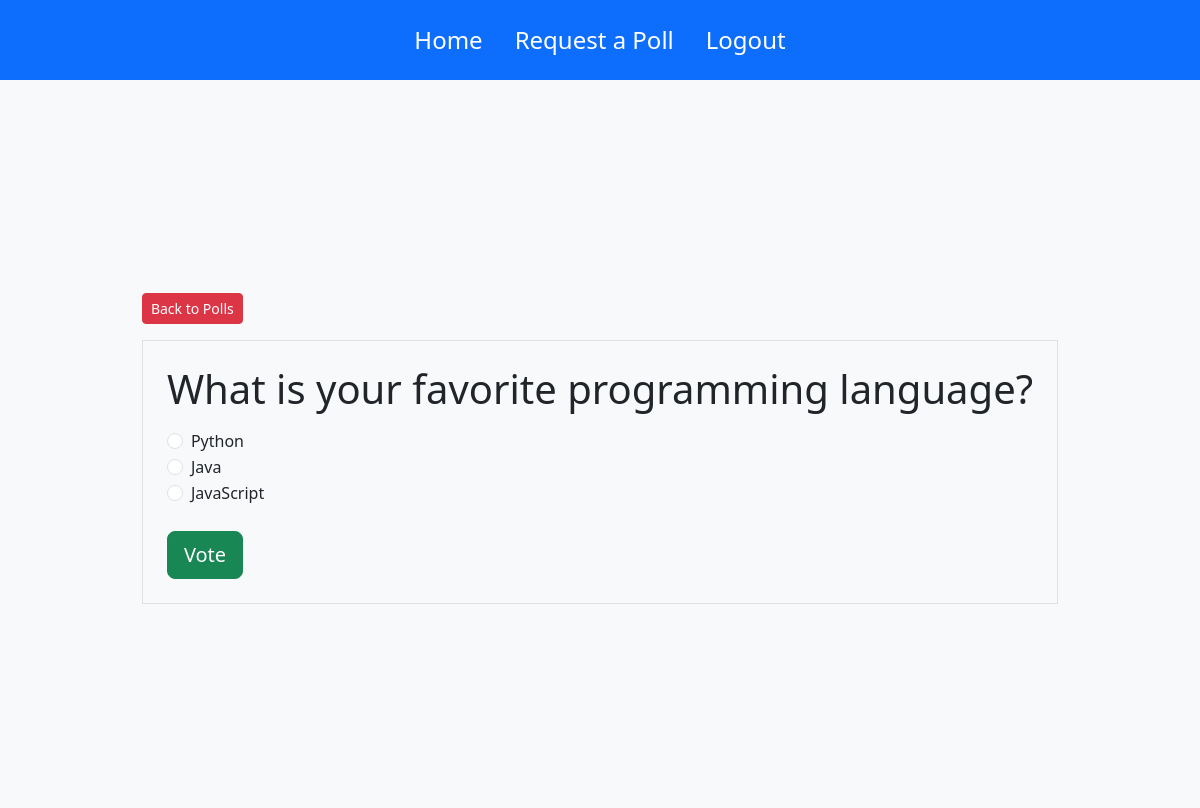
/1/ (signed in), run on an earlier commit of the app's database.
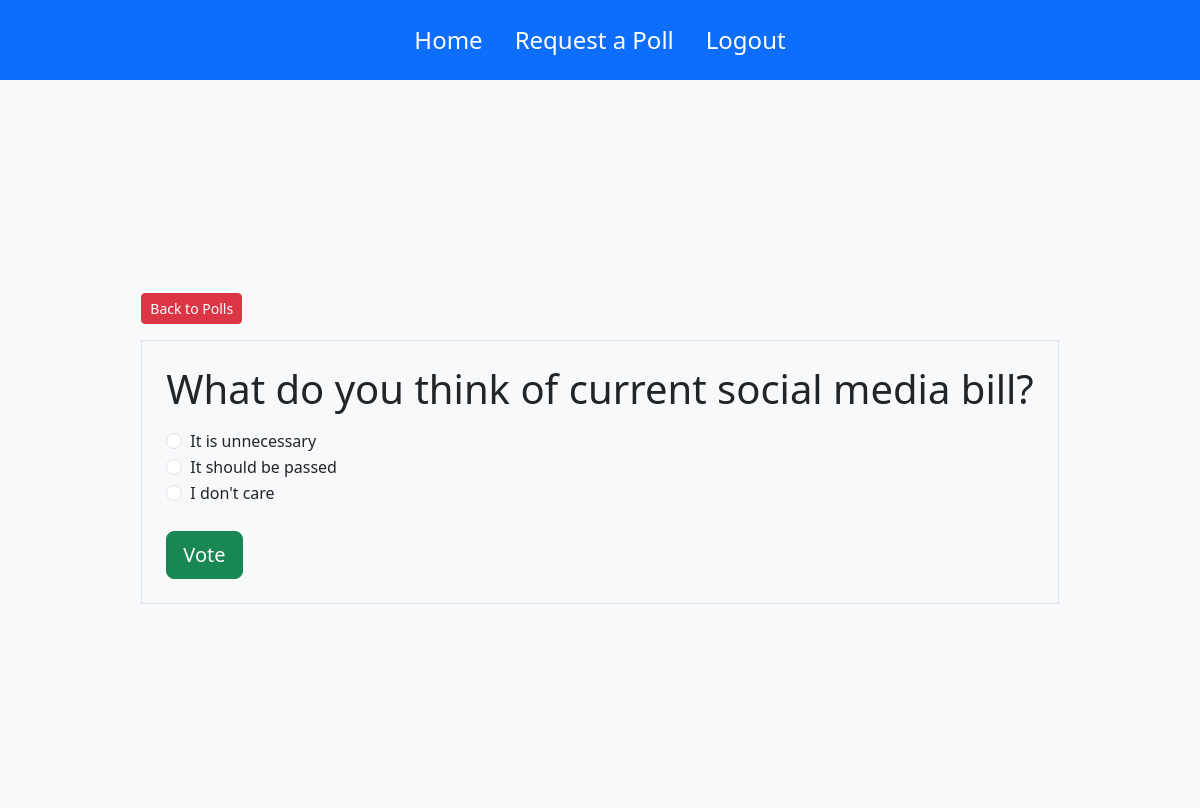
And on a later commit of the database.
### app/models.py (models this page shows, shortened)
class Question(models.Model):
  question = models.CharField(max_length = 200)
  published_date = models.DateTimeField('date published')

class Choice(models.Model):
  question = models.ForeignKey(Question, on_delete=models.CASCADE)
  choice = models.CharField(max_length = 200)
  votes = models.IntegerField(default = 0)

### app/views.py (the view)
# urls.py: path('<int:question_id>/', views.detail, name = "detail"),
@login_required
def detail(request, question_id):
  try:
    question = Question.objects.get(pk = question_id)
  except Question.DoesNotExist:
    raise Http404("Question doesnot exists")
  return render(request, 'app/detail.html',{'question':question})

### templates/app/detail.html (shortened to what this page needs)
{% extends 'base.html' %}
{% block content %}
<a class="btn btn-danger btn-sm mb-3" href='{% url 'polls:index' %}'>Back to Polls</a>
<div class="border p-4">
<h1 class="text-center mb-3">{{question.question}}</h1>
<form action="{%url 'polls:vote' question.id %}" method = "post">
  {% for onechoice in question.choice_set.all%}
  <div class="form-check">
    <input type="radio" name = "choice" class="form-check-input" id="onechoice{{forloop.counter}}" value="{{onechoice.id}}">
    <label for="onechoice{{forloop.counter}}">{{onechoice.choice}}</label>
  </div>
  {% endfor %}
  <input type="submit" value="Vote" class="btn btn-success btn-lg btn-block mt-4"/>
</form>
</div>
{% endblock %}

What changed in the data, as far as the page shows it:
changed Question: question "What is your favorite programming language?" → "What do you think of current social media bill?"
changed Choice: choice "☐ Python" → "☐ It is unnecessary"; choice "Python" → "It is unnecessary"
changed Choice: choice "☐ Java" → "☐ It should be passed"; choice "Java" → "It should be passed"
changed Choice: choice "☐ JavaScript" → "☐ I don't care"; choice "JavaScript" → "I don't care"
